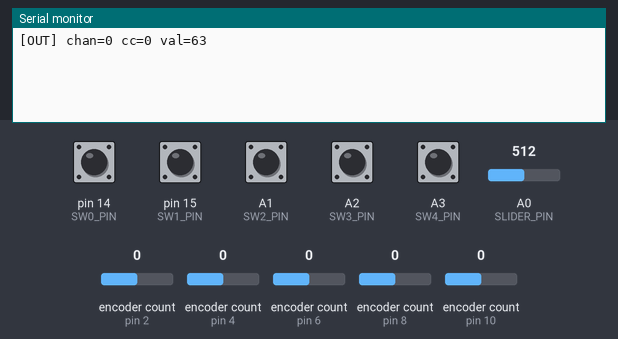
The sketch below on a simulated Arduino Leonardo, built with avr-gcc and run on an emulated ATmega32U4. Shown: the last lines printed to the serial monitor. The inputs (shaded band) are chosen by the test bench; at power-on: A1 (SW2_PIN), A2 (SW3_PIN), A3 (SW4_PIN), pin 14 (SW0_PIN), pin 15 (SW1_PIN) HIGH, encoder count (sensors on pin 2, pin 4, pin 6, pin 8, pin 10) 0, A0 (SLIDER_PIN) = 512.

Above: at 1.2 s.
1.3 s: encoder count (sensor on pin 2) set to 1
At 2.1 s:
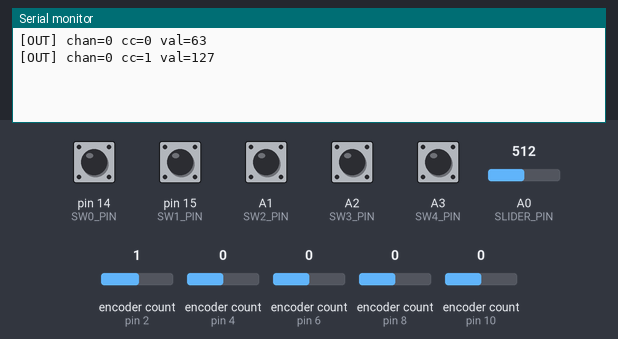
2.8 s: encoder count (sensor on pin 4) set to 1
At 3.2 s:
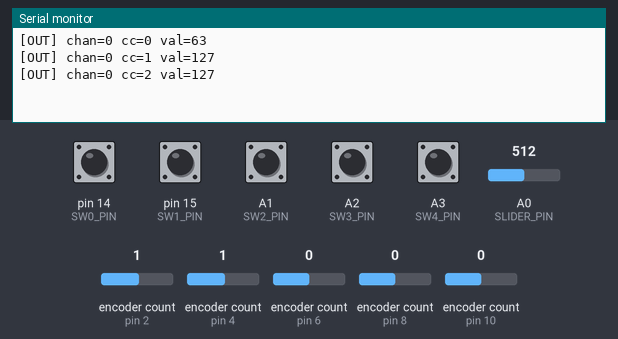
4.3 s: encoder count (sensor on pin 6) set to 1
At 5.5 s:
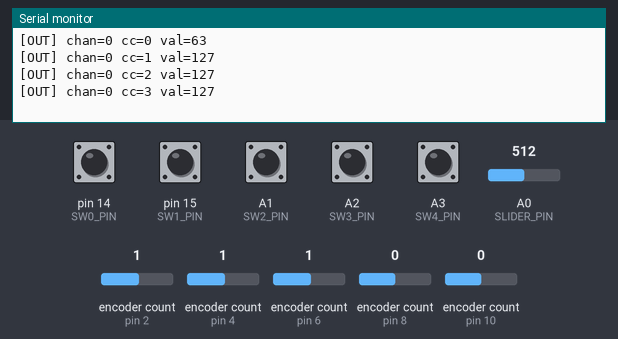
5.8 s: encoder count (sensor on pin 8) set to 1
At 6.7 s:
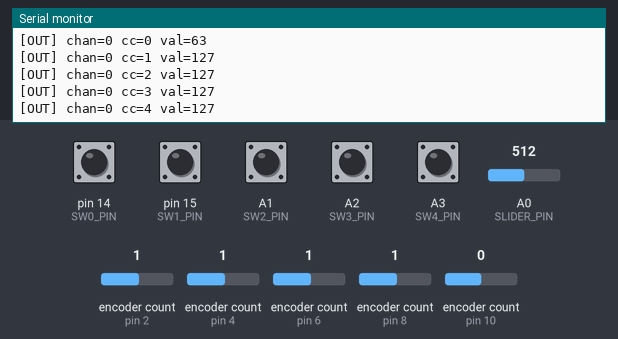
7.3 s: encoder count (sensor on pin 10) set to 1
At 7.8 s:
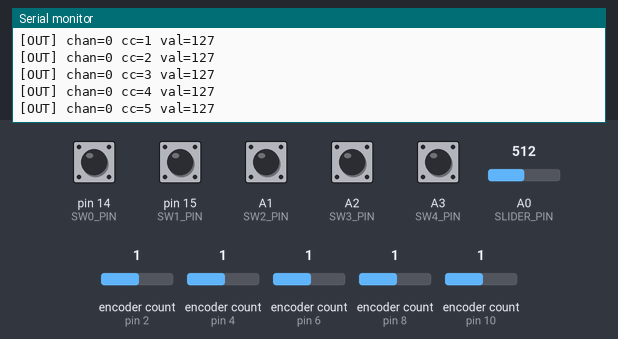
8.8 s: A0 (SLIDER_PIN) set to 716
At 10.2 s:
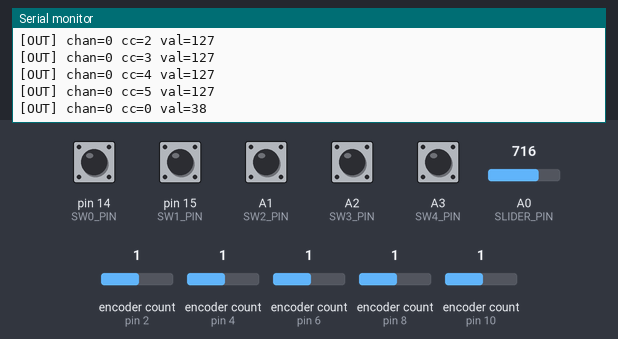
Timing chart, 0 to 11.3 s (numbered marks = the images above; inputs shaded):
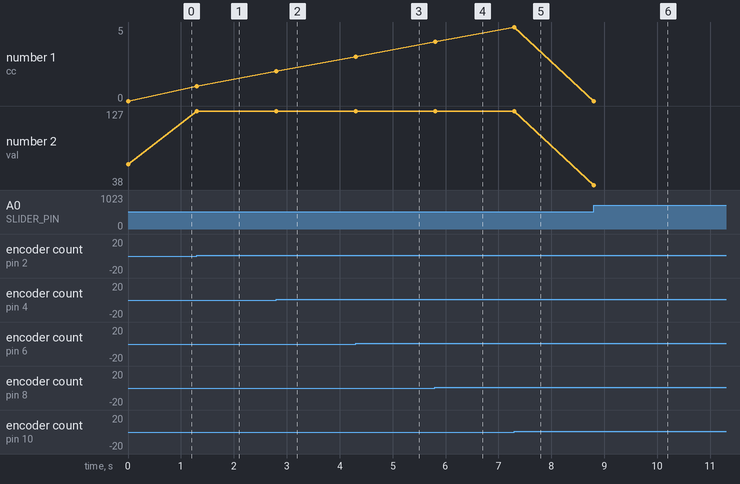

Measured:
- after the input at 1.3 s, the serial monitor: prints a new line at once (image 1)
- after the input at 2.8 s, the serial monitor: prints a new line at once (image 2)
- after the input at 4.3 s, the serial monitor: prints a new line at once (image 3)
- after the input at 5.8 s, the serial monitor: prints a new line at once (image 4)
- after the input at 7.3 s, the serial monitor: prints a new line at once (image 5)
- after the input at 8.8 s, the serial monitor: prints a new line at once (image 6)
- plotted number 1: 0 → 1 after the input at 1.3 s, 1 → 2 after the input at 2.8 s, 2 → 3 after the input at 4.3 s, 3 → 4 after the input at 5.8 s, 4 → 5 after the input at 7.3 s
- plotted number 2: 63 → 127 after the input at 1.3 s, 127 → 38 after the input at 8.8 s

The sketch:

pico-control.ino
```cpp
//#include <EEPROM.h>

#include <MIDIUSB.h>
//#include <OneShotTimer.h>
#include <SimpleRotary.h>
#include <JC_Button.h>

//struct ControlConf {
//  uint8_t cc, inc, dec;
//};

#define DEBUG

#define CC_CHANNEL        0
#define CC_MSG            0xB0
#define CC_MSG_HEADER     0x0B
#define SYS_START         0xFA
#define SYS_STOP          0xFC
#define SYS_CLOCK         0xF8
#define PULSES            24
#define BLINK_TIME        50
#define SLIDER_FACTOR     8
#define SLIDER_INVERT
#define SERIAL_BAUD       115200
#define RELATIVE_DEC      127
#define RELATIVE_INC      1
#define CC_DELAY          250
#define ENC_OFFSET        1
#define BUTTON_OFFSET     6
#define BUTTON_OFFSET2    11
#define BUTTON_LONGPRESS  300

#define SLIDER_PIN    A0
#define BEAT_LED_PIN  14
#define ENC0_PIN1     2
#define ENC0_PIN2     3
#define ENC1_PIN1     4
#define ENC1_PIN2     5
#define ENC2_PIN1     6
#define ENC2_PIN2     7
#define ENC3_PIN1     8
#define ENC3_PIN2     9
#define ENC4_PIN1     10
#define ENC4_PIN2     16
#define SW0_PIN       14
#define SW1_PIN       15
#define SW2_PIN       A1
#define SW3_PIN       A2
#define SW4_PIN       A3

SimpleRotary enc0(ENC0_PIN1, ENC0_PIN2, -1);
SimpleRotary enc1(ENC1_PIN1, ENC1_PIN2, -1);
SimpleRotary enc2(ENC2_PIN1, ENC2_PIN2, -1);
SimpleRotary enc3(ENC3_PIN1, ENC3_PIN2, -1);
SimpleRotary enc4(ENC4_PIN1, ENC4_PIN2, -1);
SimpleRotary* encoders[5] = {&enc0, &enc1, &enc2, &enc3, &enc4};

Button b0(SW0_PIN);
Button b1(SW1_PIN);
Button b2(SW2_PIN);
Button b3(SW3_PIN);
Button b4(SW4_PIN);
Button* buttons[5] = {&b0, &b1, &b2, &b3, &b4};

//OneShotTimer blink_timer;
//midiEventPacket_t rx;
midiEventPacket_t midi_tx;

//uint8_t clock_pulses = 0, serial_byte;
int slider_val[2] = {0, 1};
uint32_t last_button_cc[5] = {0, 0, 0, 0, 0};
//uint8_t conf_msg[5];

#ifdef DEBUG
char buf[64];
#endif

void control_change(uint8_t channel, uint8_t control, uint8_t value){
#ifdef DEBUG
  sprintf(buf, "[OUT] chan=%u cc=%u val=%u", channel, control, value);
  Serial.println(buf);
#endif

  midi_tx = {CC_MSG_HEADER, CC_MSG | channel, control, value};
  MidiUSB.sendMIDI(midi_tx);
}

//void unblink(){
//  digitalWrite(BEAT_LED_PIN, LOW);
//}
//
//void read_midi(){
//  rx = MidiUSB.read();
//
//  if (rx.header != 0){
//    switch (rx.byte1){
//      case SYS_START:
//      case SYS_STOP:
//        clock_pulses = 0;
//        break;
//
//      case SYS_CLOCK:
//        if (++clock_pulses == PULSES){
//          digitalWrite(BEAT_LED_PIN, HIGH);
//          blink_timer.OneShot(BLINK_TIME, unblink);
//          clock_pulses = 0;
//        }
//        break;
//    }
//  }
//}

void read_slider(){
  slider_val[0] = analogRead(SLIDER_PIN) / SLIDER_FACTOR;

#ifdef SLIDER_INVERT
  slider_val[0] = 127 - slider_val[0];
#endif

  if (slider_val[0] != slider_val[1]){
    control_change(CC_CHANNEL, 0, slider_val[0]);
    slider_val[1] = slider_val[0];
  }
}

void read_encoder(uint8_t n){
  uint8_t val = encoders[n]->rotate();

  switch (val){
    case 1:
      control_change(CC_CHANNEL, n + ENC_OFFSET, RELATIVE_DEC);
      break;
    case 2:
      control_change(CC_CHANNEL, n + ENC_OFFSET, RELATIVE_INC);
      break;
  }
}

void read_button(uint8_t n){
  uint32_t now = millis();

  if (buttons[n]->read() && now - last_button_cc[n] >= CC_DELAY){
    control_change(CC_CHANNEL, n + BUTTON_OFFSET, 127);
    last_button_cc[n] = now;
  }

  if (buttons[n]->pressedFor(BUTTON_LONGPRESS)){
    control_change(CC_CHANNEL, n + BUTTON_OFFSET2, 127);
  }
}

//uint8_t wait_byte(){
//  while (!Serial.available()){}
//  return Serial.read();
//}
//
//void read_conf_msg(){
//  for (uint8_t i = 0; i < 5; i++){
//    conf_msg[i] = wait_byte();
//  }
//}
//
//void update_eeprom(){
//  struct ControlConf conf = {conf_msg[2], conf_msg[3], conf_msg[4]};
//  EEPROM.put(conf_msg[1] * sizeof(ControlConf), conf);
//}

//void print_conf(uint8_t n){
//  struct ControlConf conf;
//  EEPROM.get(n * sizeof(ControlConf), conf);
//  sprintf(buf, "phys %u\ncc %u\ninc %u\ndec %u\n", n, conf.cc, conf.inc, conf.dec);
//  Serial.print(buf);
//}

//void read_serial(){
//  if (Serial.available()){
//    serial_byte = Serial.read();
//
//    switch (serial_byte){
//      case 0xFE:
//        read_conf_msg();
//        break;
//
//      case 0xFF:
//        update_eeprom();
//        //print_conf(conf_msg[1]);
//        break;
//    }
//  }
//}

void setup(){
#ifdef DEBUG
  Serial.begin(SERIAL_BAUD);
#endif

  //pinMode(BEAT_LED_PIN, OUTPUT);

  for (uint8_t i = 0; i < 5; i++){
    buttons[i]->begin();
  }
}

void loop(){
  //blink_timer.Update();

  //read_serial();
  //read_midi();
  read_slider();

  for (uint8_t i = 0; i < 5; i++){
    read_encoder(i);
  }

  for (uint8_t i = 0; i < 5; i++){
    read_button(i);
  }

  MidiUSB.flush();
}
```
